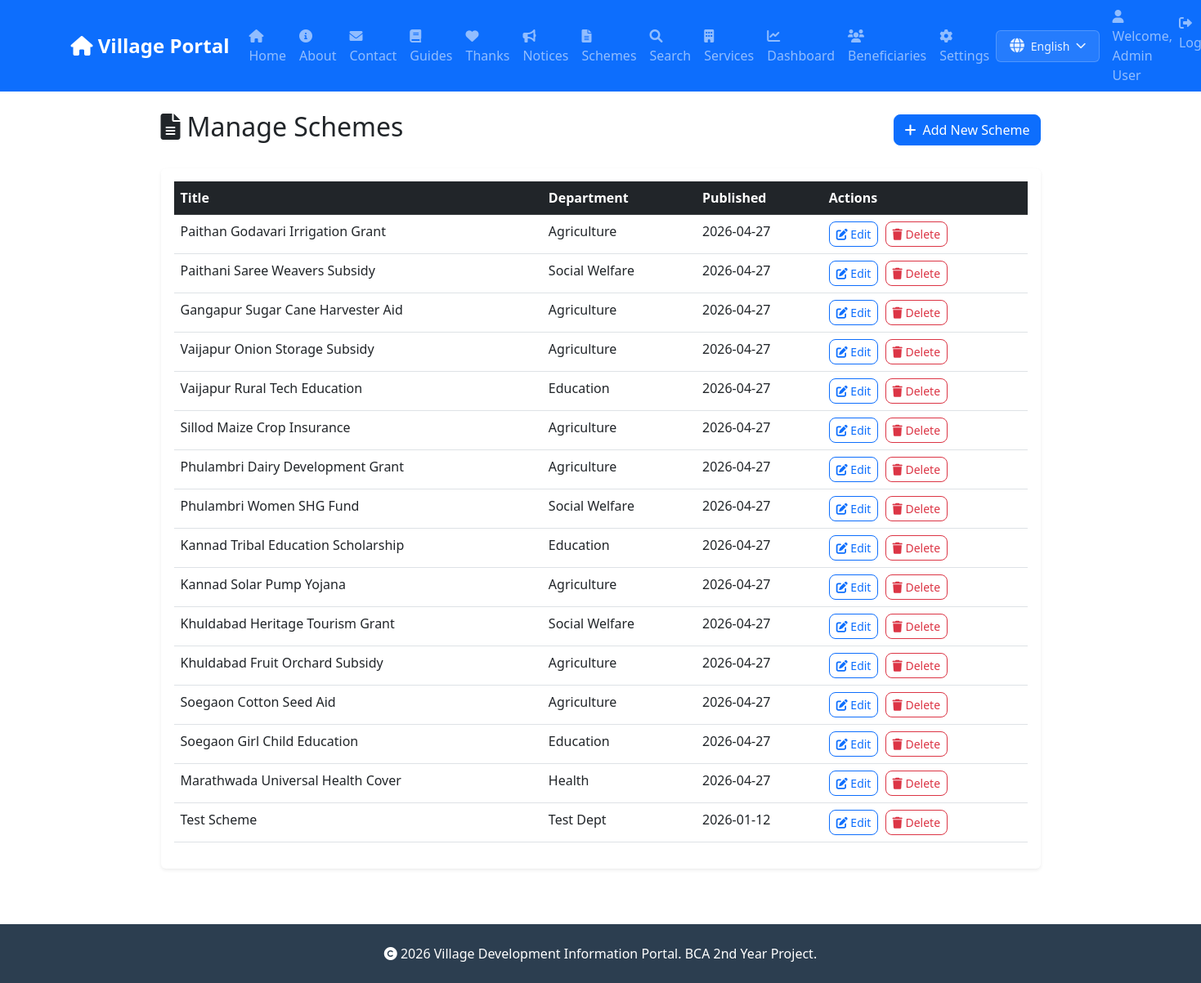
Screenshot of /admin/schemes (signed in) with the database file from the repository.
### tables this page shows
CREATE TABLE users (
            id INTEGER PRIMARY KEY AUTOINCREMENT,
            name TEXT NOT NULL,
            email TEXT UNIQUE NOT NULL,
            password_hash TEXT NOT NULL,
            role TEXT NOT NULL,
            created_at TIMESTAMP DEFAULT CURRENT_TIMESTAMP
        , theme_preference TEXT DEFAULT 'light', location TEXT);

CREATE TABLE schemes (
            id INTEGER PRIMARY KEY AUTOINCREMENT,
            title TEXT NOT NULL,
            description TEXT,
            department TEXT,
            eligibility TEXT,
            benefits TEXT,
            apply_link TEXT,
            published_on TIMESTAMP DEFAULT CURRENT_TIMESTAMP
        , location TEXT DEFAULT "All");

### app.py (the view)
@app.route('/admin/schemes')
@login_required
def admin_schemes():
    if current_user.role != 'admin':
        flash('Access denied', 'error')
        return redirect(url_for('index'))
    conn = get_db()
    cursor = conn.cursor()
    cursor.execute('SELECT * FROM schemes ORDER BY published_on DESC')
    schemes = cursor.fetchall()
    conn.close()
    return render_template('admin_schemes.html', schemes=schemes)

### app.py (called while the page is built)
def get_db():
    db_path = app.config.get('DATABASE', 'database.db')
    conn = sqlite3.connect(db_path)
    conn.row_factory = sqlite3.Row
    return conn

@login_manager.user_loader
def load_user(user_id):
    conn = get_db()
    cursor = conn.cursor()
    cursor.execute('SELECT * FROM users WHERE id = ?', (user_id,))
    user = cursor.fetchone()
    conn.close()
    if user:
        return User(user['id'], user['name'], user['email'], user['role'], dict(user).get('location'))
    return None

### templates/admin_schemes.html
{% extends "base.html" %}
{% block content %}
<div class="row justify-content-center">
    <div class="col-lg-10">
        <div class="d-flex justify-content-between align-items-center mb-4">
            <h2><i class="fas fa-file-alt me-2"></i>Manage Schemes</h2>
            <a href="{{ url_for('admin_add_scheme') }}" class="btn btn-primary">
                <i class="fas fa-plus me-2"></i>Add New Scheme
            </a>
        </div>
        <div class="card shadow-sm">
            <div class="card-body">
                {% if schemes %}
                <div class="table-responsive">
                    <table class="table table-hover">
                        <thead class="table-dark">
                            <tr>
                                <th>Title</th>
                                <th>Department</th>
                                <th>Published</th>
                                <th>Actions</th>
                            </tr>
                        </thead>
                        <tbody>
                            {% for scheme in schemes %}
                            <tr>
                                <td>{{ scheme.title }}</td>
                                <td>{{ scheme.department }}</td>
                                <td>{{ scheme.published_on[:10] }}</td>
                                <td>
                                    <a href="{{ url_for('admin_edit_scheme', scheme_id=scheme.id) }}"
                                        class="btn btn-sm btn-outline-primary me-1">
                                        <i class="fas fa-edit"></i> Edit
                                    </a>
                                    <a href="{{ url_for('admin_delete_scheme', scheme_id=scheme.id) }}"
                                        class="btn btn-sm btn-outline-danger" onclick="return confirm('Are you sure?')">
                                        <i class="fas fa-trash"></i> Delete
                                    </a>
                                </td>
                            </tr>
                            {% endfor %}
                        </tbody>
                    </table>
                </div>
                {% else %}
                <div class="text-center py-4">
                    <p class="text-muted">No schemes found.</p>
                    <a href="{{ url_for('admin_add_scheme') }}" class="btn btn-primary">Add First Scheme</a>
                </div>
                {% endif %}
            </div>
        </div>
    </div>
</div>
{% endblock %}

### templates/base.html (shortened to what this page needs)
<!DOCTYPE html>
<html lang="en">
<head>
    <link href="https://cdn.jsdelivr.net/npm/bootstrap@5.3.0/dist/css/bootstrap.min.css" rel="stylesheet">
    <link rel="stylesheet" href="https://cdnjs.cloudflare.com/ajax/libs/font-awesome/6.0.0/css/all.min.css">
</head>
<body>
    <nav class="navbar navbar-expand-lg navbar-dark bg-primary sticky-top">
        <div class="container">
            <a class="navbar-brand" href="/">
                <i class="fas fa-home"></i> Village Portal
            </a>
            <div class="collapse navbar-collapse" id="navbarNav">
                <ul class="navbar-nav me-auto">
                    <li class="nav-item">
                        <a class="nav-link" href="/">
                            <i class="fas fa-house"></i> Home
                        </a>
                    </li>
                    <li class="nav-item">
                        <a class="nav-link" href="/about">
                            <i class="fas fa-info-circle"></i> About
                        </a>
                    </li>
                    <li class="nav-item">
                        <a class="nav-link" href="/contact">
                            <i class="fas fa-envelope"></i> Contact
                        </a>
                    </li>
                    <li class="nav-item">
                        <a class="nav-link" href="/documentation">
                            <i class="fas fa-book"></i> Guides
                        </a>
                    </li>
                    <li class="nav-item">
                        <a class="nav-link" href="/acknowledgements">
                            <i class="fas fa-heart"></i> Thanks
                        </a>
                    </li>
                    <li class="nav-item">
                        <a class="nav-link" href="/notices">
                            <i class="fas fa-bullhorn"></i> Notices
                        </a>
                    </li>
                    <li class="nav-item">
                        <a class="nav-link" href="/schemes">
                            <i class="fas fa-file-alt"></i> Schemes
                        </a>
                    </li>
                    <li class="nav-item">
                        <a class="nav-link" href="/search">
                            <i class="fas fa-search"></i> Search
                        </a>
                    </li>
                    <li class="nav-item">
                        <a class="nav-link" href="/services">
                            <i class="fas fa-building"></i> Services
                        </a>
                    </li>
                    {% if current_user.is_authenticated and current_user.role == 'admin' %}
                    <li class="nav-item">
                        <a class="nav-link" href="/admin/dashboard">
                            <i class="fas fa-chart-line"></i> Dashboard
                        </a>
                    </li>
                    <li class="nav-item">
                        <a class="nav-link" href="/beneficiaries">
                            <i class="fas fa-users"></i> Beneficiaries
                        </a>
                    </li>
                    {% endif %}
                    {% if current_user.is_authenticated %}
                    <li class="nav-item">
                        <a class="nav-link" href="/settings">
                            <i class="fas fa-cog"></i> Settings
                        </a>
                    </li>
                    {% endif %}
                </ul>
                <ul class="navbar-nav">
                    <li class="nav-item d-flex align-items-center me-3">
                        <div class="language-switcher-container">
                            <button class="language-switcher-btn" id="languageSwitcherBtn"
                                onclick="toggleLanguageDropdown(event)">
                                <i class="fas fa-globe"></i>
                                <span id="currentLanguageDisplay">English</span>
                                <i class="fas fa-chevron-down" style="font-size: 0.8rem;"></i>
                            </button>
                        </div>
                    </li>
                    {% if current_user.is_authenticated %}
                    <li class="nav-item">
                        <span class="navbar-text me-3">
                            <i class="fas fa-user"></i> Welcome, {{ current_user.name }}
                        </span>
                    </li>
                    <li class="nav-item">
                        <a class="nav-link" href="/logout">
                            <i class="fas fa-sign-out-alt"></i> Logout
                        </a>
                    </li>
                    {% else %}
                    <li class="nav-item">
                        <a class="nav-link" href="/login">
                            <i class="fas fa-sign-in-alt"></i> Admin Login
                        </a>
                    </li>
                    {% endif %}
                </ul>
            </div>
        </div>
    </nav>
    <div class="container mt-4">
        {% block content %}{% endblock %}
    </div>
    <footer class="footer bg-dark text-white py-4 mt-5">
        <div class="container text-center">
            <p class="mb-0">
                <i class="fas fa-copyright"></i> 2026 Village Development Information Portal.
                BCA 2nd Year Project.
            </p>
        </div>
    </footer>
</body>
</html>

### templates/base.html (style rules this page uses)
.navbar-brand { font-weight: bold; font-size: 1.5rem; }
.card { margin-bottom: 20px; border: none; box-shadow: 0 2px 10px rgba(0, 0, 0, 0.1); }
.footer { margin-top: 50px; background: #2c3e50 !important; }
.btn { border-radius: 8px; }
.nav-link { font-weight: 500; }
body, html { top: 0px !important; margin-top: 0px !important; padding-top: 0px !important; }
.language-switcher-btn { display: flex; align-items: center; justify-content: center; gap: 8px; padding: 8px 16px; background-color: rgba(255, 255, 255, 0.1); color: rgba(255, 255, 255, 0.9); border: 1px solid rgba(255, 255, 255, 0.2); border-radius: 6px; cursor: pointer; font-size: 14px; font-weight: 500; transition: all 0.3s ease; text-decoration: none; white-space: nowrap; }
.language-switcher-btn i { font-size: 1.1rem; }
.language-switcher-container { position: relative; }

### rows the page displays
users: name "Admin User"
schemes: title "Paithan Godavari Irrigation Grant", department "Agriculture", published_on "2026-04-27"
schemes: title "Paithani Saree Weavers Subsidy", department "Social Welfare", published_on "2026-04-27"
schemes: title "Gangapur Sugar Cane Harvester Aid", department "Agriculture", published_on "2026-04-27"
schemes: title "Vaijapur Onion Storage Subsidy", department "Agriculture", published_on "2026-04-27"
schemes: title "Vaijapur Rural Tech Education", department "Education", published_on "2026-04-27"
schemes: title "Sillod Maize Crop Insurance", department "Agriculture", published_on "2026-04-27"
schemes: title "Phulambri Dairy Development Grant", department "Agriculture", published_on "2026-04-27"
schemes: title "Phulambri Women SHG Fund", department "Social Welfare", published_on "2026-04-27"
schemes: title "Kannad Tribal Education Scholarship", department "Education", published_on "2026-04-27"
schemes: title "Kannad Solar Pump Yojana", department "Agriculture", published_on "2026-04-27"
schemes: title "Khuldabad Heritage Tourism Grant", department "Social Welfare", published_on "2026-04-27"
schemes: title "Khuldabad Fruit Orchard Subsidy", department "Agriculture", published_on "2026-04-27"
schemes: title "Soegaon Cotton Seed Aid", department "Agriculture", published_on "2026-04-27"
schemes: title "Soegaon Girl Child Education", department "Education", published_on "2026-04-27"
schemes: title "Marathwada Universal Health Cover", department "Health", published_on "2026-04-27"
schemes: title "Test Scheme", department "Test Dept", published_on "2026-01-12"
